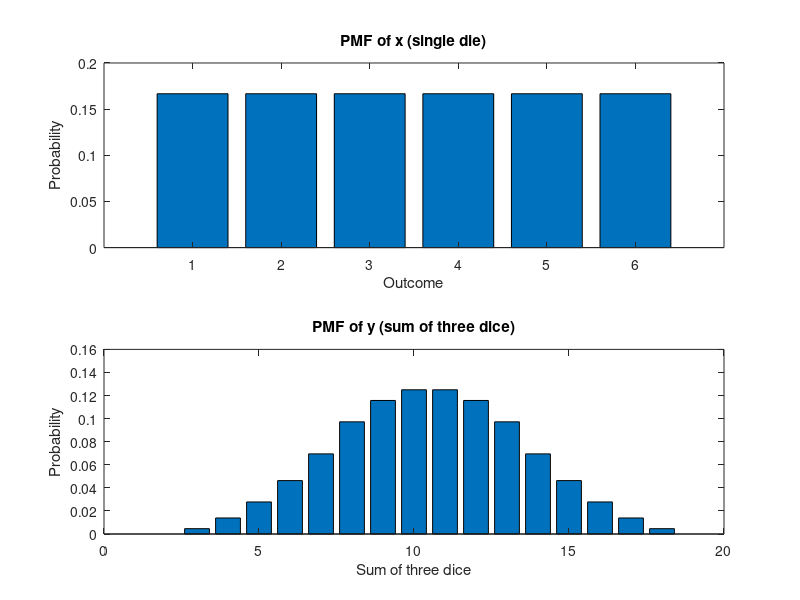
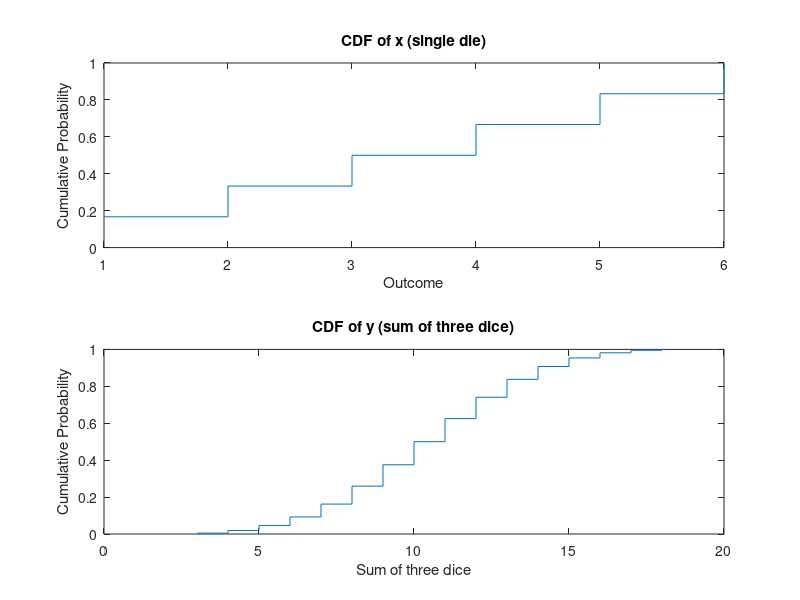

Here is the MATLAB script that generated these plots, in order: (Note: this script raises an error after producing the figures.)
% Calculate PMF of x (single die)
x_values = 1:6;
pmf_x = ones(1,6) / 6;

% Calculate PMF of y
y_values = 3:18;
y_pmf = zeros(1,16);
for i = 1:6
    for j = 1:6
        for k = 1:6
            y_sum = i + j + k;
            y_pmf(y_sum - 2) = y_pmf(y_sum - 2) + 1;
        end
    end
end
y_pmf = y_pmf / (6^3); % Normalize the probabilities

% Plot PMFs
figure;
subplot(2,1,1);
bar(x_values, pmf_x);
title('PMF of x (single die)');
xlabel('Outcome');
ylabel('Probability');

subplot(2,1,2);
bar(y_values, y_pmf);
title('PMF of y (sum of three dice)');
xlabel('Sum of three dice');
ylabel('Probability');


% Calculate CDF of x
cdf_x = cumsum(pmf_x);

% Calculate CDF of y
cdf_y = cumsum(y_pmf);

% Plot CDFs
figure;
subplot(2,1,1);
stairs(x_values, cdf_x);
title('CDF of x (single die)');
xlabel('Outcome');
ylabel('Cumulative Probability');

subplot(2,1,2);
stairs(y_values, cdf_y);
title('CDF of y (sum of three dice)');
xlabel('Sum of three dice');
ylabel('Cumulative Probability');

N = 1000000;
x1 = randi([1 6], 1, N);
x2 = randi([1 6], 1, N);
x3 = randi([1 6], 1, N);
y = x1 + x2 + x3; % Sum of three dice

% Count occurrences in x1, x2, x3
H1 = histcounts(x1, 1:7);
H2 = histcounts(x2, 1:7);
H3 = histcounts(x3, 1:7);

% Plot observed vs PMF
figure;
subplot(3,1,1);
bar(1:6, H1);
title('Observed frequencies in x1');
xlabel('Outcome');
ylabel('Frequency');

subplot(3,1,2);
bar(1:6, H2);
title('Observed frequencies in x2');

subplot(3,1,3);
bar(1:6, H3);
title('Observed frequencies in x3');

% Count occurrences in y
H_y = histcounts(y, 2:19);

% Count occurrences in y with correct binning
H_y = histcounts(y, 2.5:1:18.5); % Bin edges centered around each integer from 3 to 18

% Plot observed frequencies vs theoretical PMF
figure;
bar(3:18, H_y); % Bar plot for observed frequencies
hold on;
plot(3:18, y_pmf * N, 'r-o', 'LineWidth', 2); % Scaled PMF (theoretical)
title('Observed vs Theoretical PMF of y');
xlabel('Sum of three dice');
ylabel('Frequency');
legend('Observed', 'Theoretical');
hold off;

